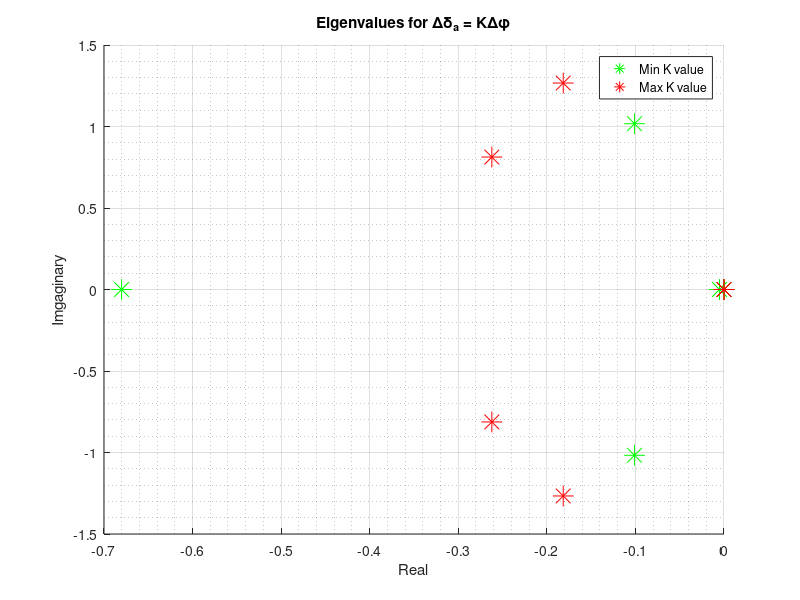
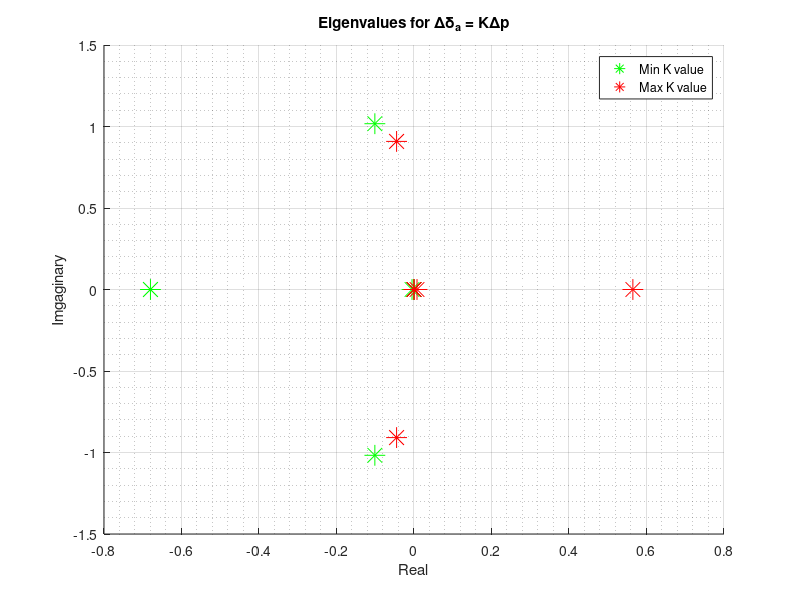
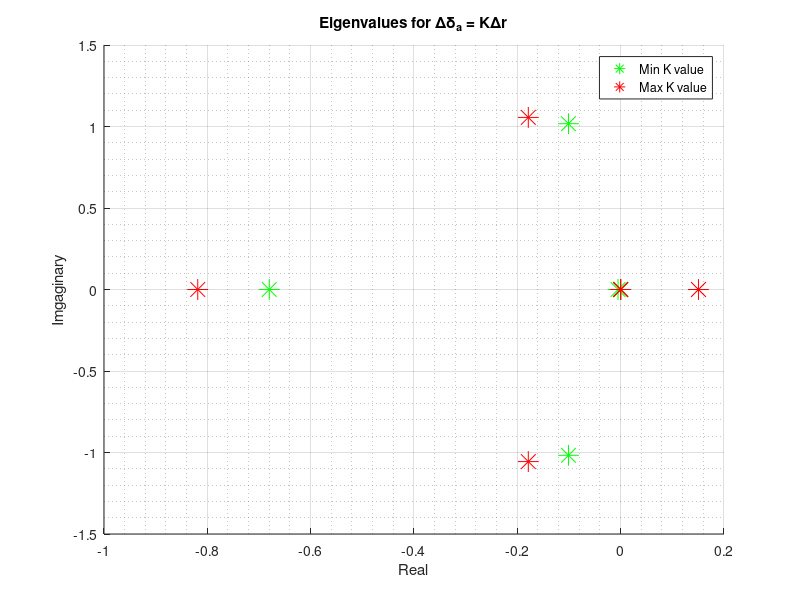
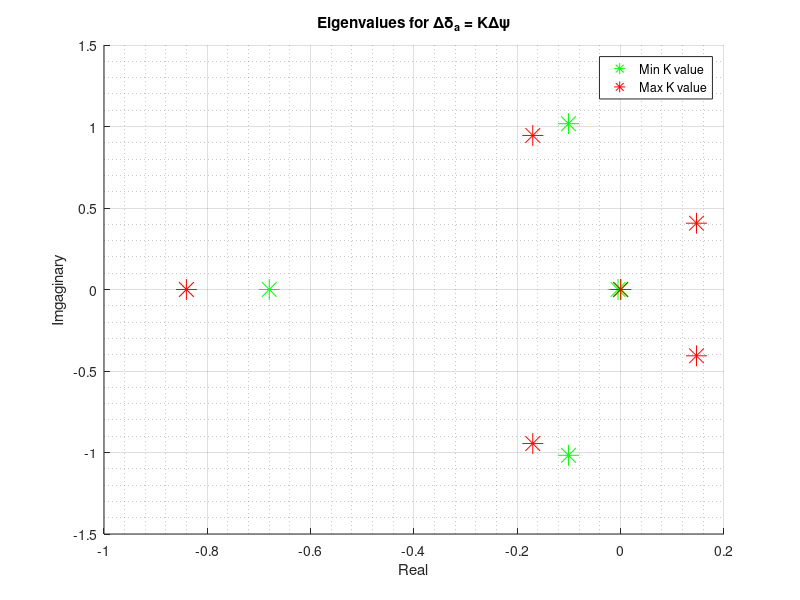

Source code (MATLAB) for these figures, in order:
clear all;close all;clc
tic
%define constants
global theta_0 u0 A
g = 9.81;
S = 510.9667;%m^2
b = 59.6433;%m
c_bar = 8.3241;%m
theta_0 = 0;
W = 2.83176e6;%Newtons
m = W/9.81;
V = 157.886;%m/s
rho = .6532;%kg/m^3
u0 = V;%m/s
xi = deg2rad(-6.8);
C_w0 = W/(.5*rho*(u0^2)*S);%weight coeff
I_x = 24675586.69;%kgm^2
I_y = 44877574.145;%kgm^2
I_z = 67384152.115;%kgm^2
I_zx = 1315143.4;%kgm^2
I_xs = I_x*cos(xi)^2 + I_z*sin(xi)^2 + I_zx*sin(2*xi);
I_zs = I_x*sin(xi)^2 + I_z*cos(xi)^2 - I_zx*sin(2*xi);
I_zxs = -1*(.5*(I_x - I_z)*sin(2*xi) + I_zx*(sin(xi)^2 - cos(xi)^2));
I_xp = (I_xs*I_zs - I_zxs^2)/I_zs;
I_zp = (I_xs*I_zs - I_zxs^2)/I_xs;
I_zxp = I_zxs/(I_xs*I_zs - I_zxs^2);
%non-dim stability matrix
NDvals = [-.8771 -.2797 .1946;...
              0 -.3295 -.04073;...
              0 .304 -.2737];
%ND control derivatives
NDcont = [0 -1.368e-2 -1.973e-4;0.1146 6.976e-3 -0.1257];
%Dimensional control derivatives
DMC(1,1) = NDcont(1,1)*.5*rho*u0^2*S;
DMC(1,2) = NDcont(1,2)*.5*rho*u0^2*S*b;
DMC(1,3) = NDcont(1,3)*.5*rho*u0^2*S*b;
DMC(2,1) = NDcont(2,1)*.5*rho*u0^2*S;
DMC(2,2) = NDcont(2,2)*.5*rho*u0^2*S*b;
DMC(2,3) = NDcont(2,3)*.5*rho*u0^2*S*b;
%construct 4X2 lateral B matrix
B(1,1) = DMC(1,1)/m;
B(1,2) = DMC(2,1)/m;
B(2,1) = (DMC(1,2)/I_xp) + I_zxp*DMC(1,3);
B(2,2) = (DMC(2,2)/I_xp) + I_zxp*DMC(2,3);
B(3,1) = I_zxp*DMC(1,2) + (DMC(1,3)/I_zp);
B(3,2) = I_zxp*DMC(2,2) + (DMC(2,3)/I_zp);
B(4,1) = 0;
B(4,2) = 0;
Lat_dim_derivs = [.5*rho*u0*S*NDvals(1,1) .5*rho*u0*b*S*NDvals(1,2)...
                    .5*rho*u0*b*S*NDvals(1,3);...
               .25*rho*u0*b*S*NDvals(2,1) .25*rho*u0*b^2*S*NDvals(2,2)...
               .25*rho*u0*b^2*S*NDvals(2,3);
               .25*rho*u0*b*S*NDvals(3,1) .25*rho*u0*b^2*S*NDvals(3,2)...
               .25*rho*u0*b^2*S*NDvals(3,3);];
%Conversion from body frame to stability frame
stab_lat(1,1) = Lat_dim_derivs(1,1);
stab_lat(2,1) = Lat_dim_derivs(2,1)*cos(xi) - Lat_dim_derivs(3,1)*sin(xi);
stab_lat(3,1) = Lat_dim_derivs(3,1)*cos(xi) + Lat_dim_derivs(2,1)*sin(xi);
stab_lat(1,2) = Lat_dim_derivs(1,2)*cos(xi) - Lat_dim_derivs(1,3)*sin(xi);
stab_lat(2,2) = Lat_dim_derivs(2,2)*cos(xi)^2 - (Lat_dim_derivs(3,2) + Lat_dim_derivs(2,3))*sin(xi)*cos(xi) + Lat_dim_derivs(3,3)*sin(xi)^2;
stab_lat(3,2) = Lat_dim_derivs(3,2)*cos(xi)^2 - (Lat_dim_derivs(3,3) - Lat_dim_derivs(2,2))*sin(xi)*cos(xi) - Lat_dim_derivs(2,3)*sin(xi)^2;
stab_lat(1,3) = Lat_dim_derivs(1,3)*cos(xi) + Lat_dim_derivs(1,2)*sin(xi);
stab_lat(2,3) = Lat_dim_derivs(2,3)*cos(xi)^2 - (Lat_dim_derivs(3,3) - Lat_dim_derivs(2,2))*sin(xi)*cos(xi) - Lat_dim_derivs(3,2)*sin(xi)^2;
stab_lat(3,3) = Lat_dim_derivs(3,3)*cos(xi)^2 + (Lat_dim_derivs(3,2) + Lat_dim_derivs(2,3))*sin(xi)*cos(xi) + Lat_dim_derivs(2,2)*sin(xi)^2;
%Construct the A matrix from the values above after having been converted
%to the stability frame
A(1,1) = stab_lat(1,1)/m;
A(2,1) = (stab_lat(1,2)/I_xp) + I_zxp*stab_lat(1,3);
A(3,1) = I_zxp*stab_lat(1,2) + (stab_lat(1,3)/I_zp);
A(4,1) = 0;
A(1,2) = stab_lat(2,1)/m;
A(2,2) = (stab_lat(2,2)/I_xp) + I_zxp*stab_lat(2,3);
A(3,2) = I_zxp*stab_lat(2,2) + (stab_lat(2,3)/I_zp);
A(4,2) = 1;
A(1,3) = (stab_lat(3,1)/m) - u0;
A(2,3) = (stab_lat(3,2)/I_xp) + I_zxp*stab_lat(3,3);
A(3,3) = I_zxp*stab_lat(3,2) + (stab_lat(3,3)/I_zp);
A(4,3) = tan(theta_0);
A(1,4) = g*cos(theta_0);
A(2,4) = 0;
A(3,4) = 0;
A(4,4) = 0;
%% problem 1
%determine E and D varibles to compute real root for spiral mode, -E/D
%define fancy letters used to calculate E and D
fyv = A(1,1); %fancy y_v
flv = A(2,1); %fancy l_v
fnv = A(3,1); %fancy n_v
flp = A(2,2); %fancy l_p
fnp = A(3,2); %fancy n_p
fyr = A(1,3); %fancy y_r
flr = A(2,3); %fancy l_r
fnr = A(3,3); %fancy n_r
E = g*((flv*fnr - flr*fnv)*cos(theta_0) + (flp*fnv - flv*fnp)*sin(theta_0));
D = -g*(flv*cos(theta_0) + fnv*sin(theta_0)) + u0*(flv*fnp - flp*fnv);
%calculate spiral mode eigenvalue approximation
spiral_lambda = -E/D;
%determine roll mode eigenvalue approx
roll_lambda = flp;
%% Question 2
Alat_aug = zeros(6,6);
Alat_aug((1:4),(1:4)) = A;
Alat_aug(5,(1:6)) = [0 0 sec(theta_0) 0 0 0];   
Alat_aug(6,:) = [1 0 0 0 u0*cos(theta_0) 0];
Blat_aug = zeros(6,2);
Blat_aug((1:4),:) = B;
Blat_aug((5:6),:) = 0;
%% Question 3
%3a
k = [0:0.01:10];
K = [0 0 0 k(1) 0 0;0 0 0 0 0 0];
figure
hold on
grid on
grid minor
Alat_aug_cl = Alat_aug + Blat_aug*K;
[V,D] = eig(Alat_aug_cl);
plot(diag(D),'g*','MarkerSize',15)
K = [0 0 0 k(end) 0 0; 0 0 0 0 0 0];
Alat_aug_cl = Alat_aug + Blat_aug*K;
[V,D] = eig(Alat_aug_cl);
plot(diag(D),'r*','MarkerSize',15)
% legend('First','Last')
for i = 2:length(k) - 1
    K = [0 k(i) 0 0 0 0;0 0 k(i) 0 0 0];
    Alat_aug_cl = Alat_aug + Blat_aug*K
    [V,D] = eig(Alat_aug_cl);
%     plot(diag(D),'b o')
end
title('Eigenvalues for \Delta\delta_a = K\Delta\phi')
xlabel('Real')
ylabel('Imgaginary')
legend('Min K value','Max K value')
saveas(gcf,'3a.jpg')
%3b
k = [0:0.01:10];
K = [0 k(1) 0 0 0 0;0 0 0 0 0 0];
figure
hold on
grid on
grid minor
Alat_aug_cl = Alat_aug - Blat_aug*K;
[V,D] = eig(Alat_aug_cl);
plot(diag(D),'g*','MarkerSize',15)
K = [0 k(end) 0 0 0 0; 0 0 0 0 0 0];
Alat_aug_cl = Alat_aug - Blat_aug*K;
[V,D] = eig(Alat_aug_cl);
plot(diag(D),'r*','MarkerSize',15)
% legend('First','Last')
for i = 2:length(k) - 1
    K = [0 k(i) 0 0 0 0;0 0 0 0 0 0];
    Alat_aug_cl = Alat_aug - Blat_aug*K;
    [V,D] = eig(Alat_aug_cl);
%     plot(diag(D),'b o')
end
title('Eigenvalues for \Delta\delta_a = K\Deltap')
xlabel('Real')
ylabel('Imgaginary')
legend('Min K value','Max K value')
saveas(gcf,'3b.jpg')
%3c
k = [0:0.01:20];
K = [0 0 k(1) 0 0 0;0 0 0 0 0 0];
figure
hold on
grid on
grid minor
Alat_aug_cl = Alat_aug - Blat_aug*K;
[V,D] = eig(Alat_aug_cl);
plot(diag(D),'g*','MarkerSize',15)
K = [0 0 k(end) 0 0 0; 0 0 0 0 0 0];
Alat_aug_cl = Alat_aug - Blat_aug*K;
[V,D] = eig(Alat_aug_cl);
plot(diag(D),'r*','MarkerSize',15)
% legend('First','Last')
for i = 2:length(k) - 1
    K = [0 0 k(i) 0 0 0;0 0 0 0 0 0];
    Alat_aug_cl = Alat_aug - Blat_aug*K;
    [V,D] = eig(Alat_aug_cl);
%     plot(diag(D),'b*')
end
title('Eigenvalues for \Delta\delta_a = K\Deltar')
xlabel('Real')
ylabel('Imgaginary')
legend('Min K value','Max K value')
saveas(gcf,'3c.jpg')
%3d
k = [0:0.01:20];
K = [0 0 0 0 k(1) 0;0 0 0 0 0 0];
figure
hold on
grid on
grid minor
Alat_aug_cl = Alat_aug + Blat_aug*K;
[V,D] = eig(Alat_aug_cl);
plot(diag(D),'g*','MarkerSize',15)
K = [0 0 0 0 k(end) 0; 0 0 0 0 0 0];
Alat_aug_cl = Alat_aug + Blat_aug*K;
[V,D] = eig(Alat_aug_cl);
plot(diag(D),'r*','MarkerSize',15)
% legend('First','Last')
for i = 2:length(k) - 1
    K = [0 0 0 0 k(i) 0;0 0 0 0 0 0];
    Alat_aug_cl = Alat_aug + Blat_aug*K;
    [V,D] = eig(Alat_aug_cl);
%     plot(diag(D),'b*')
end
title('Eigenvalues for \Delta\delta_a = K\Delta\psi')
xlabel('Real')
ylabel('Imgaginary')
legend('Min K value','Max K value')
saveas(gcf,'3d.jpg')
%3e
k = [0:0.0001:0.1];
K = [0 0 0 0 0 0;k(1) 0 0 0 0 0];
figure
hold on
grid on
grid minor
Alat_aug_cl = Alat_aug - Blat_aug*K;
[V,D] = eig(Alat_aug_cl);
plot(diag(D),'g*','MarkerSize',15)
K = [0 0 0 0 0 0; k(end) 0 0 0 0 0];
Alat_aug_cl = Alat_aug - Blat_aug*K;
[V,D] = eig(Alat_aug_cl);
plot(diag(D),'r*','MarkerSize',15)
% legend('First','Last')
for i = 2:length(k) - 1
    K = [0 0 0 0 0 0;k(i) 0 0 0 0 0];
    Alat_aug_cl = Alat_aug - Blat_aug*K;
    [V,D] = eig(Alat_aug_cl);
%     plot(diag(D),'b*')
end
title('Eigenvalues for \Delta\delta_r = K\Deltav')
xlabel('Real')
ylabel('Imgaginary')
legend('Min K value','Max K value')
saveas(gcf,'3e.jpg')
%3f
k = [0:0.01:2];
K = [0 0 0 0 0 0;0 k(1) 0 0 0 0];
figure
hold on
grid on
grid minor
Alat_aug_cl = Alat_aug - Blat_aug*K;
[V,D] = eig(Alat_aug_cl);
plot(diag(D),'g*','MarkerSize',15)
K = [0 0 0 0 0 0; 0 k(end) 0 0 0 0];
Alat_aug_cl = Alat_aug - Blat_aug*K;
[V,D] = eig(Alat_aug_cl);
plot(diag(D),'r*','MarkerSize',15)
% legend('First','Last')
for i = 2:length(k) - 1
    K = [0 0 0 0 0 0;0 k(i) 0 0 0 0];
    Alat_aug_cl = Alat_aug - Blat_aug*K;
    [V,D] = eig(Alat_aug_cl);
%     plot(diag(D),'b*')
end
title('Eigenvalues for \Delta\delta_r = K\Deltap')
xlabel('Real')
ylabel('Imgaginary')
legend('Min K value','Max K value')
saveas(gcf,'3f.jpg')
%3g positive
k = [0:0.01:5];
K = [0 0 0 0 0 0;0 0 k(1) 0 0 0];
figure
hold on
grid on
grid minor
Alat_aug_cl = Alat_aug + Blat_aug*K;
[V,D] = eig(Alat_aug_cl);
plot(diag(D),'g*','MarkerSize',15)
K = [0 0 0 0 0 0; 0 0 k(end) 0 0 0];
Alat_aug_cl = Alat_aug + Blat_aug*K;
[V,D] = eig(Alat_aug_cl);
plot(diag(D),'r*','MarkerSize',15)
% legend('First','Last')
for i = 2:length(k) - 1
    K = [0 0 0 0 0 0;0 0 k(i) 0 0 0];
    Alat_aug_cl = Alat_aug + Blat_aug*K;
    [V,D] = eig(Alat_aug_cl);
%     plot(diag(D),'b*')
end
title('Eigenvalues for \Delta\delta_r = K\Deltar, positive feedback')
xlabel('Real')
ylabel('Imgaginary')
legend('Min K value','Max K value')
saveas(gcf,'3gpositive.jpg')
%3g negative
k = [0:0.01:5];
K = [0 0 0 0 0 0;0 0 k(1) 0 0 0];
figure
hold on
grid on
grid minor
Alat_aug_cl = Alat_aug - Blat_aug*K;
[V,D] = eig(Alat_aug_cl);
plot(diag(D),'g*','MarkerSize',15)
K = [0 0 0 0 0 0; 0 0 k(end) 0 0 0];
Alat_aug_cl = Alat_aug - Blat_aug*K;
[V,D] = eig(Alat_aug_cl);
plot(diag(D),'r*','MarkerSize',15)
% legend('First','Last')
for i = 2:length(k) - 1
    K = [0 0 0 0 0 0;0 0 k(i) 0 0 0];
    Alat_aug_cl = Alat_aug - Blat_aug*K;
    [V,D] = eig(Alat_aug_cl);
%     plot(diag(D),'b*')
end
title('Eigenvalues for \Delta\delta_r = K\Deltar, negative feedback')
xlabel('Real')
ylabel('Imgaginary')
legend('Min K value','Max K value')
saveas(gcf,'3gnegative.jpg')
%3h positive
k = [0:0.01:5];
K = [0 0 0 0 0 0;0 0 0 k(1) 0 0];
figure
hold on
grid on
grid minor
Alat_aug_cl = Alat_aug + Blat_aug*K;
[V,D] = eig(Alat_aug_cl);
plot(diag(D),'g*','MarkerSize',15)
K = [0 0 0 0 0 0; 0 0 0 k(end) 0 0];
Alat_aug_cl = Alat_aug + Blat_aug*K;
[V,D] = eig(Alat_aug_cl);
plot(diag(D),'r*','MarkerSize',15)
legend('Min K value','Max K value')
for i = 2:length(k) - 1
    K = [0 0 0 0 0 0;0 0 0 k(i) 0 0];
    Alat_aug_cl = Alat_aug + Blat_aug*K;
    [V,D] = eig(Alat_aug_cl);
%     plot(diag(D),'b*')
end
title('Eigenvalues for \Delta\delta_r = K\Delta\phi,positive feedback')
xlabel('Real')
ylabel('Imgaginary')
legend('Min K value','Max K value')
saveas(gcf,'3hpositive.jpg')
%3h negative
k = [0:0.01:5];
K = [0 0 0 0 0 0;0 0 0 k(1) 0 0];
figure
hold on
grid on
grid minor
Alat_aug_cl = Alat_aug - Blat_aug*K;
[V,D] = eig(Alat_aug_cl);
plot(diag(D),'g*','MarkerSize',15)
K = [0 0 0 0 0 0; 0 0 0 k(end) 0 0];
Alat_aug_cl = Alat_aug - Blat_aug*K;
[V,D] = eig(Alat_aug_cl);
plot(diag(D),'r*','MarkerSize',15)
% legend('First','Last')
for i = 2:length(k) - 1
    K = [0 0 0 0 0 0;0 0 0 k(i) 0 0];
    Alat_aug_cl = Alat_aug - Blat_aug*K;
    [V,D] = eig(Alat_aug_cl);
%     plot(diag(D),'b*')
end
title('Eigenvalues for \Delta\delta_r = K\Delta\phi, negative feedback')
xlabel('Real')
ylabel('Imgaginary')
legend('Min K value','Max K value')
saveas(gcf,'3hnegative.jpg')
%3i positive
k = [0:0.01:5];
K = [0 0 0 0 0 0;0 0 0 0 k(1) 0];
figure
hold on
grid on
grid minor
Alat_aug_cl = Alat_aug + Blat_aug*K;
[V,D] = eig(Alat_aug_cl);
plot(diag(D),'g*','MarkerSize',15)
K = [0 0 0 0 0 0; 0 0 0 0 k(end) 0];
Alat_aug_cl = Alat_aug + Blat_aug*K;
[V,D] = eig(Alat_aug_cl);
plot(diag(D),'r*','MarkerSize',15)
% legend('First','Last')
for i = 2:length(k) - 1
    K = [0 0 0 0 0 0;0 0 0 0 k(i) 0];
    Alat_aug_cl = Alat_aug + Blat_aug*K;
    [V,D] = eig(Alat_aug_cl);
%     plot(diag(D),'b*')
end
title('Eigenvalues for \Delta\delta_r = K\Delta\psi, positive feedback')
xlabel('Real')
ylabel('Imgaginary')
legend('Min K value','Max K value')
saveas(gcf,'3ipositive.jpg')
%3i negative 
k = [0:0.01:5];
K = [0 0 0 0 0 0;0 0 0 0 k(1) 0];
figure
hold on
grid on
grid minor
Alat_aug_cl = Alat_aug - Blat_aug*K;
[V,D] = eig(Alat_aug_cl);
plot(diag(D),'g*','MarkerSize',15)
K = [0 0 0 0 0 0; 0 0 0 0 k(end) 0];
Alat_aug_cl = Alat_aug - Blat_aug*K;
[V,D] = eig(Alat_aug_cl);
plot(diag(D),'r*','MarkerSize',15)
% legend('First','Last')
for i = 2:length(k) - 1
    K = [0 0 0 0 0 0;0 0 0 0 k(i) 0];
    Alat_aug_cl = Alat_aug - Blat_aug*K;
    [V,D] = eig(Alat_aug_cl);
%     plot(diag(D),'b*')
end
title('Eigenvalues for \Delta\delta_r = K\Delta\psi, negative feedback')
xlabel('Real')
ylabel('Imgaginary')
legend('Min K value','Max K value')
saveas(gcf,'3inegative.jpg')
toc
